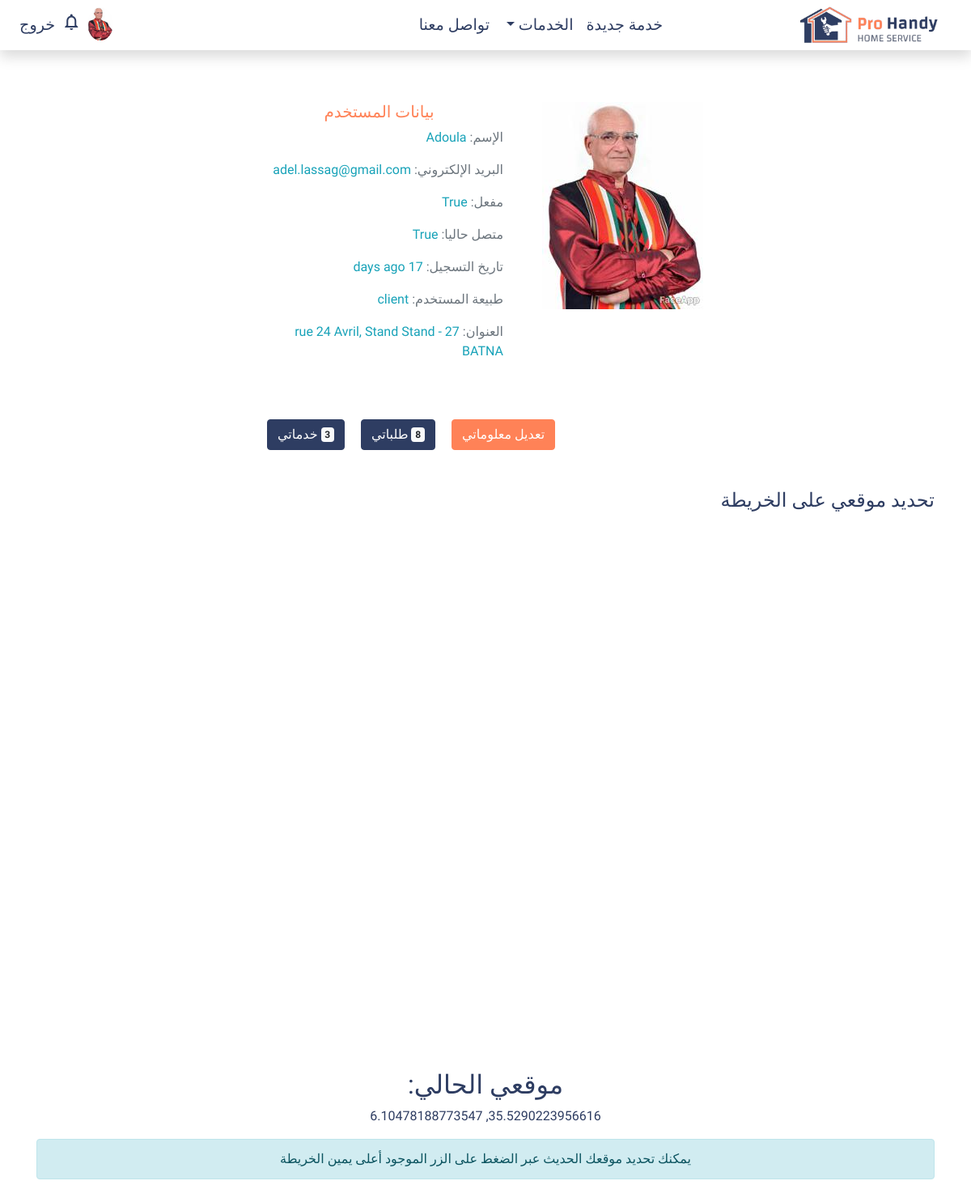
Page /profile (signed in) on the earlier database version.
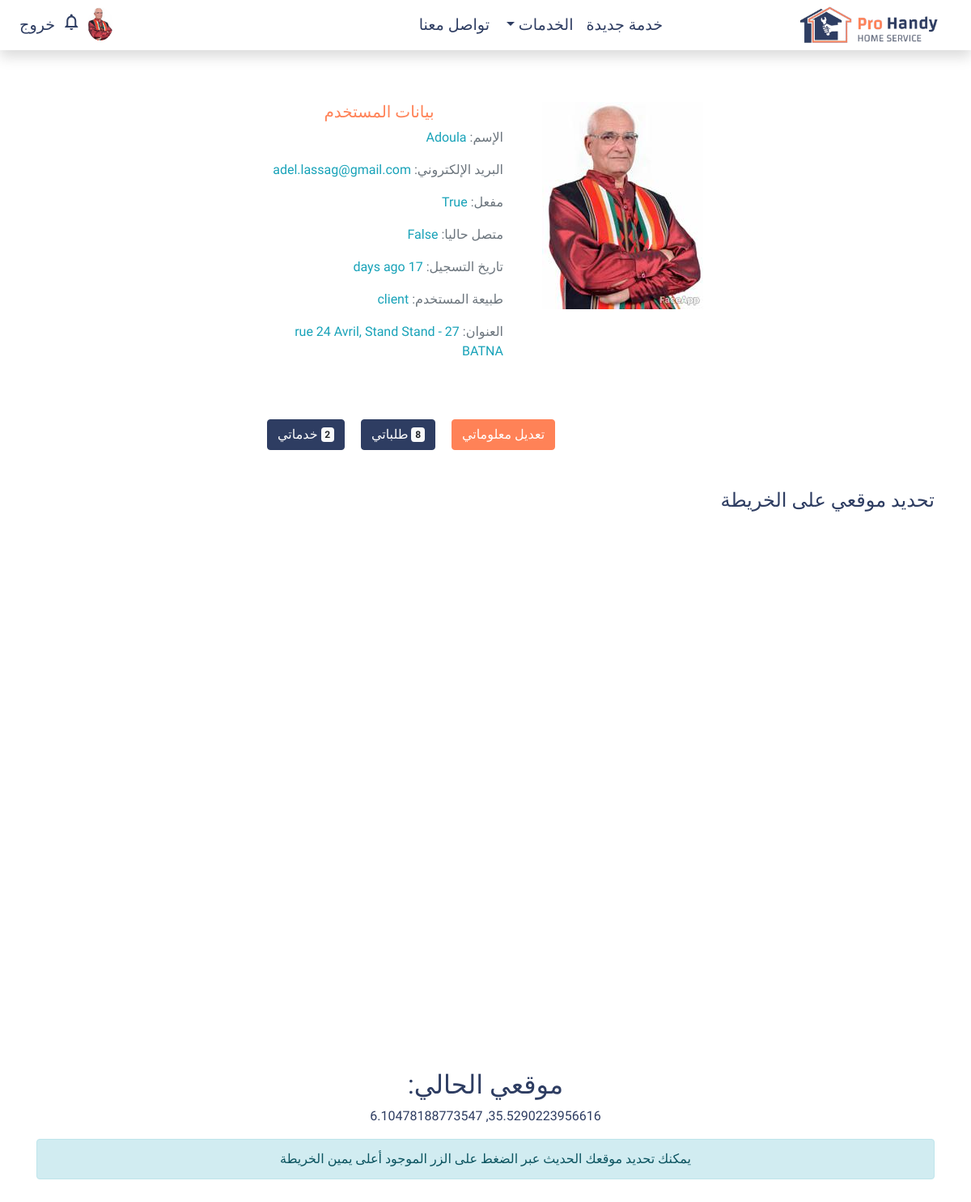
Same page on the later database version.
### application/models.py (models this page shows, shortened)
class User(db.Model, UserMixin):
    id = db.Column(db.Integer, primary_key=True)
    username = db.Column(db.String(20), unique=True, nullable=False)
    full_name = db.Column(db.String(64), default='no full name')
    email = db.Column(db.String(120), unique=True, nullable=False)
    user_type = db.Column(db.String(20))
    image_file = db.Column(db.String(20), nullable=False, default='profile.png')
    password = db.Column(db.String(64), nullable=False)
    services = db.relationship('Service', backref='owner', lazy=True)
    created_at = db.Column(db.DateTime, nullable=False, default=datetime.utcnow)
    last_login = db.Column(db.DateTime)
    is_active = db.Column(db.Boolean, default=False)
    is_connected = db.Column(db.Boolean, default=False)
    address_first_line = db.Column(db.String(64), default='')
    address_second_line = db.Column(db.String(64), default='')
    city = db.Column(db.String(20), default='')
    phone_number = db.Column(db.String(14), default='')
    lat = db.Column(db.Float(20))
    lon = db.Column(db.Float(20))
    requests = db.relationship('ServiceRequest', cascade="all, delete", backref='client', lazy=True)
    request_messages = db.relationship('ServiceRequestMessages', cascade="all, delete", backref='message_sender', lazy=True)
    notifications = db.relationship('Notification', cascade="all, delete", backref='user_notified', lazy=True)

### application/routes.py (the view)
@app.route('/profile', methods=['GET', 'POST'])
def profile():
    categories = Category.query.all()
    services = Service.query.all()
    form = UpdateProfileForm()
    if form.validate_on_submit():
        if form.picture.data:
            picture_file = save_profile_picture(form.picture.data)
            current_user.image_file = picture_file
        current_user.username = form.username.data
        current_user.full_name = form.full_name.data
        current_user.address_first_line = form.address_first_line.data
        current_user.address_second_line = form.address_second_line.data
        current_user.city = form.city.data
        current_user.phone_number = form.phone.data
        db.session.commit()
        flash('قد تم تعديل معلوماتك بنجاح', 'success')
        return redirect(url_for('profile'))
    elif request.method == 'GET':
        n_requests = len(current_user.requests)
        n_services = len(current_user.services)
        form.username.data = current_user.username
        form.full_name.data = current_user.full_name
        form.address_first_line.data = current_user.address_first_line
        form.address_second_line.data = current_user.address_second_line
        form.city.data = current_user.city
        form.phone.data = current_user.phone_number
    return render_template('profile.html', form=form, n_services=n_services, n_requests=n_requests, categories=categories, services=services, title='NH | حسابي')

### application/models.py (called while the page is built)
@login_manager.user_loader
def load_user(user_id):
    return User.query.get(int(user_id))

### application/templates/profile.html (shortened to what this page needs)
{% extends 'base.html' %}
{% block main %}
    <div class="container media col-lg-6 mx-auto my-5 pt-3">
        <div class="hover-effect">
            <img src="static/img/users-profile/{{ current_user.image_file }}" class="align-self-start mr-3" alt="current_user.username">
        </div>
        <div class="media-body mr-5 mb-5 text-right">
            <h5 class="text-primary text-center">بيانات المستخدم</h5>
            <p class="text-muted">الإسم: <span class="text-info">{{ current_user.username }}</span></p>
            <p class="text-muted">البريد الإلكتروني: <span class="text-info">{{ current_user.email }}</span></p>
            <p class="text-muted">مفعل: <span class="text-info">{{ current_user.is_active }}</span></p>
            <p class="text-muted">متصل حاليا: <span class="text-info">{{ current_user.is_connected }}</span></p>
            <p class="text-muted">تاريخ التسجيل: <span class="text-info">{{ moment(current_user.created_at).fromNow() }}</span></p>
            <p class="text-muted">طبيعة المستخدم: <span class="text-info">{{ current_user.user_type }}</span></p>
            <p class="text-muted">العنوان:
                <span class="text-info">{{ current_user.address_first_line }} {{ current_user.address_second_line }} - {{ current_user.city }}</span>
            </p>
        </div>
        <div id="action-profile" class="container pt-2">
            <a id="action-edit-profile" class="btn btn-primary ml-3" href="#edit-profile">تعديل معلوماتي</a>
            <a id="action-requests" class="btn btn-secondary" href="#list-tab"><span class="badge badge-light">{{ n_requests }}</span> طلباتي</a>
            <a id="action-services" class="btn btn-secondary mr-3" href="#list-tab2"><span class="badge badge-light">{{ n_services }}</span> خدماتي</a>
        </div>
    </div>
    <div class="container my-3">
        <h4 class="text-right text-secondary">تحديد موقعي على الخريطة</h4>
        <div>
            {% include 'map.html' %}
        </div>
    </div>
{% endblock %}

### application/templates/nav.html (shortened to what this page needs)
<nav class="navbar navbar-expand-sm navbar-primary shadow" data-aos="fade-down">
    <a class="" href="/">
        <img id="app-logo" src="{{ url_for('static', filename='img/banner.png') }}" alt="" class="img-fluid">
    </a>
    <div class="collapse navbar-collapse" id="navbarTogglerDemo01">
        <ul class="navbar-nav mx-auto pr-0 d-flex">
            {% if current_user.is_authenticated %}
                <li class="nav-item">
                    <a class="nav-link nav-effect" href="{{ url_for('add_service') }}">خدمة جديدة</a>
                </li>
            {% endif %}
            <li class="nav-item dropdown">
                <a class="nav-link dropdown-toggle" href="#" id="navbardrop" data-toggle="dropdown">
                    الخدمات
                </a>
            </li>
            <li class="nav-item">
                <a class="nav-link nav-effect" href="#contact">تواصل معنا</a>
            </li>
        </ul>
        <ul class="navbar-nav d-flex justify-content-around flex-row mr-auto justify-content-end">
            {% if current_user.is_authenticated %}
                <li class="nav-item">
                    <a href="{{ url_for('profile') }}">
                        <img id="user-nav-img" class="align-self-center mr-3 rounded-circle" src="{{ url_for('static', filename='img/users-profile/') }}{{ current_user.image_file }}" alt="">
                    </a>
                </li>
                <li class="nav-item">
                        <a class="" href="#" id="notdrop" data-toggle="dropdown">
                            <i id="notification" class="material-icons align-middle">notifications_none</i>
                        </a>
                </li>
                <li class="nav-item">
                    <a class="nav-link nav-effect" href="{{ url_for('logout') }}">خروج</a>
                </li>
            {% endif %}
        </ul>
    </div>
</nav>

### application/templates/map.html (shortened to what this page needs)
<div id='map' class="container mt-5 pt-5 d-flex"></div>
<div class="text-center">
    {% if current_user.lat %}
    <h2 id="position-title">موقعي الحالي:</h2>
    <p><span id="user-lat">{{ current_user.lat }}</span>, <span id="user-lon">{{ current_user.lon }}</span></p>
    {% endif %}
</div>
<div class="alert alert-info text-center" id="info">
    يمكنك تحديد موقعك الحديث عبر الضغط على الزر الموجود أعلى يمين الخريطة
</div>

Differences in the rows shown:
changed User "Adoula": is_connected "True" → "False"
Other differences:
{{ n_services }}: "3" → "2"
